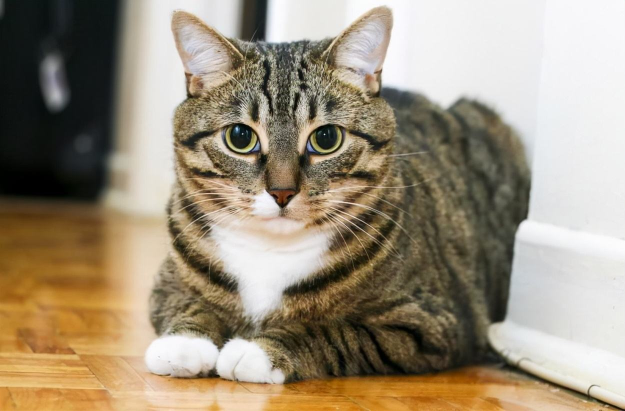
#> input picture lihuacat.jpeg, 1250 x 822 px, found by its file name (shown at 1/2 size)
$ python '2.8 resize.py'
#> lines starting #> are read from the running program, lines starting #| are printed output that depends on the picture
# @Time: 2022/12/25 20:53
# @File: 2.8 resize.py
'''
缩放有四种插值算法，指定图片宽高
'''
import cv2
import numpy as np
lihuacat = cv2.imread(r'D:\xzc\python\opencv\lihuacat.jpeg')
#> lihuacat is the input picture: shape (822, 1250, 3); mean B, G, R 123.1, 143.7, 156.4
print(lihuacat.shape)
#| (822, 1250, 3)
#邻近插值
new_cat1 = cv2.resize(lihuacat,dsize=(640,480),interpolation=cv2.INTER_NEAREST)
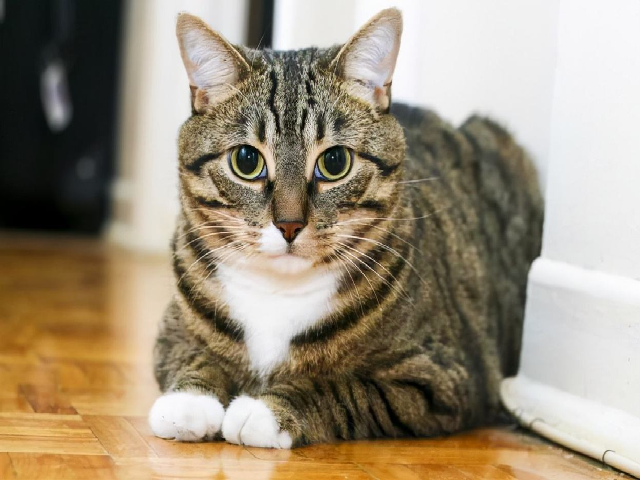
#> new_cat1: shape (480, 640, 3); mean B, G, R 123, 143.6, 156.2
#双线性插值，使用原图中的4个点进行插值
new_cat2 = cv2.resize(lihuacat,dsize=(640,480),interpolation=cv2.INTER_LINEAR)
#三次插值，原图中的16个点
new_cat3 = cv2.resize(lihuacat,dsize=(640,480),interpolation=cv2.INTER_CUBIC)
#区域插值，效果最好，计算时间长
new_cat4 = cv2.resize(lihuacat,dsize=(640,480),interpolation=cv2.INTER_AREA)

#按照x轴y轴比例进行缩放
new_cat4 = cv2.resize(lihuacat,dsize=None, fx=0.5,fy=0.5)
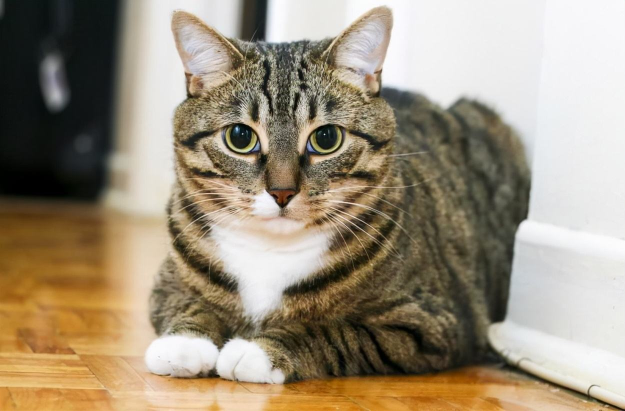
#> new_cat4: shape (411, 625, 3); mean B, G, R 123.2, 143.8, 156.5
#> (the run stopped early here; a loop or call above may not have finished)

$ run again, with cat.jpeg copied over lihuacat.jpeg
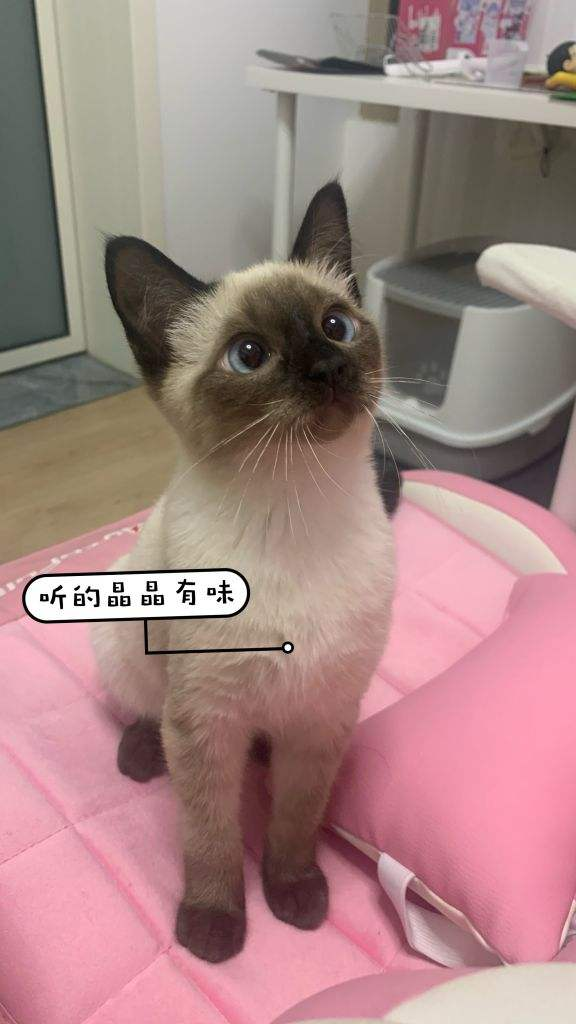
#> input picture cat.jpeg, 576 x 1024 px, found by its file name
#> lihuacat is the input picture: shape (1024, 576, 3); mean B, G, R 131.9, 133.2, 164.9
#| (1024, 576, 3)
#> `new_cat1 = cv2.resize(lihuacat,dsize=(640,480),interpolation=cv2.INTER..`:
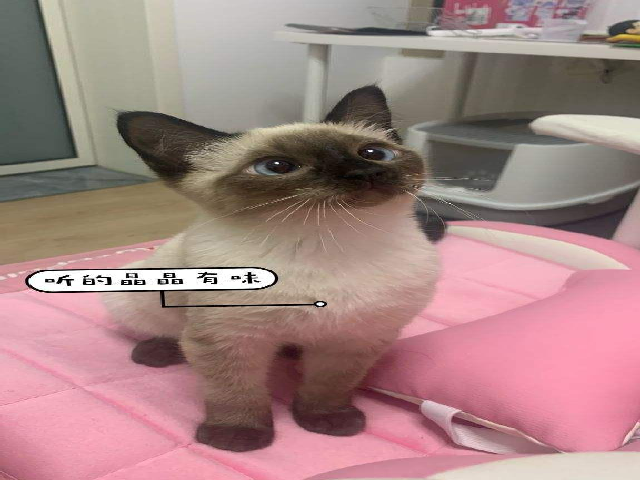
#> new_cat1: shape (480, 640, 3); mean B, G, R 131.9, 133.2, 164.9
